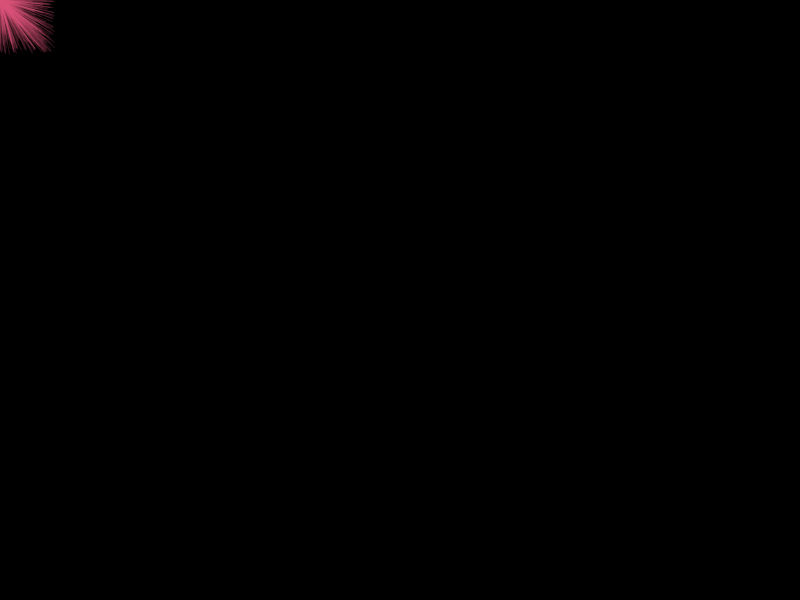
Frame 1 (no input)
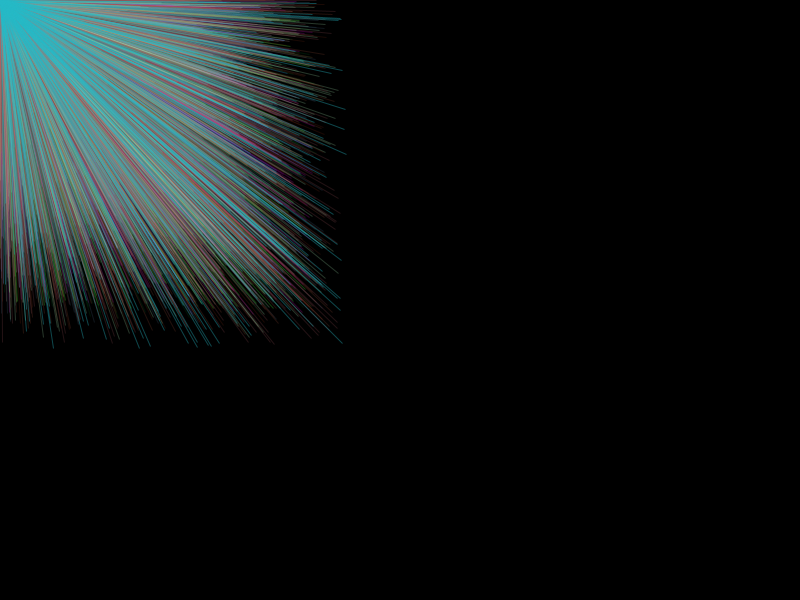
Frame 60 (the mouse pressed at the canvas centre just before this capture)
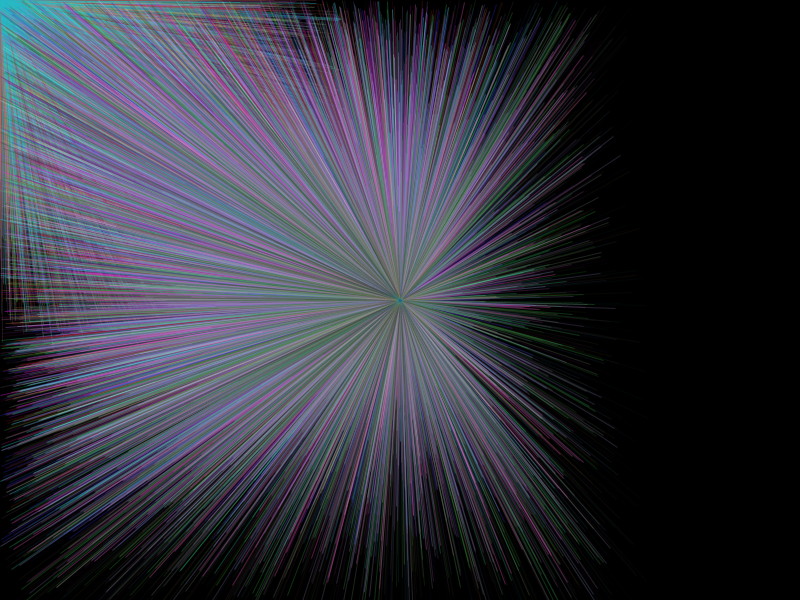
Frame 120 (the mouse held since frame 60 and released just before this capture)

The Processing sketch that drew these frames (run headless with seeded random() and noise(); from frame 60 on, the mouse is pressed at the canvas centre):

// Processing sketch: processing_14864
// ── processing_14864.pde

int a;
void setup() {
  a = 50;
  size(800,600);
  background(0);
}

void draw() {
  a = a+5;
fill(random(255), random(255),random(255),random(100));
stroke (random(255), random(255),random(255),random(100));
quad (mouseX,mouseY,mouseX,mouseY,mouseX,mouseY,random(a),random(a));
quad (mouseX,mouseY,mouseX,mouseY,mouseX,mouseY,random(a),random(a));
quad (mouseX,mouseY,mouseX,mouseY,mouseX,mouseY,random(a),random(a));
quad (mouseX,mouseY,mouseX,mouseY,mouseX,mouseY,random(a),random(a));
quad (mouseX,mouseY,mouseX,mouseY,mouseX,mouseY,random(a),random(a));
quad (mouseX,mouseY,mouseX,mouseY,mouseX,mouseY,random(a),random(a));
quad (mouseX,mouseY,mouseX,mouseY,mouseX,mouseY,random(a),random(a));
quad (mouseX,mouseY,mouseX,mouseY,mouseX,mouseY,random(a),random(a));
quad (mouseX,mouseY,mouseX,mouseY,mouseX,mouseY,random(a),random(a));
quad (mouseX,mouseY,mouseX,mouseY,mouseX,mouseY,random(a),random(a));
quad (mouseX,mouseY,mouseX,mouseY,mouseX,mouseY,random(a),random(a));
quad (mouseX,mouseY,mouseX,mouseY,mouseX,mouseY,random(a),random(a));
quad (mouseX,mouseY,mouseX,mouseY,mouseX,mouseY,random(a),random(a));
quad (mouseX,mouseY,mouseX,mouseY,mouseX,mouseY,random(a),random(a));
quad (mouseX,mouseY,mouseX,mouseY,mouseX,mouseY,random(a),random(a));
quad (mouseX,mouseY,mouseX,mouseY,mouseX,mouseY,random(a),random(a));
quad (mouseX,mouseY,mouseX,mouseY,mouseX,mouseY,random(a),random(a));
quad (mouseX,mouseY,mouseX,mouseY,mouseX,mouseY,random(a),random(a));
quad (mouseX,mouseY,mouseX,mouseY,mouseX,mouseY,random(a),random(a));
quad (mouseX,mouseY,mouseX,mouseY,mouseX,mouseY,random(a),random(a));
quad (mouseX,mouseY,mouseX,mouseY,mouseX,mouseY,random(a),random(a));
quad (mouseX,mouseY,mouseX,mouseY,mouseX,mouseY,random(a),random(a));
quad (mouseX,mouseY,mouseX,mouseY,mouseX,mouseY,random(a),random(a));
quad (mouseX,mouseY,mouseX,mouseY,mouseX,mouseY,random(a),random(a));
quad (mouseX,mouseY,mouseX,mouseY,mouseX,mouseY,random(a),random(a));
quad (mouseX,mouseY,mouseX,mouseY,mouseX,mouseY,random(a),random(a));
quad (mouseX,mouseY,mouseX,mouseY,mouseX,mouseY,random(a),random(a));
quad (mouseX,mouseY,mouseX,mouseY,mouseX,mouseY,random(a),random(a));
quad (mouseX,mouseY,mouseX,mouseY,mouseX,mouseY,random(a),random(a));
quad (mouseX,mouseY,mouseX,mouseY,mouseX,mouseY,random(a),random(a));
quad (mouseX,mouseY,mouseX,mouseY,mouseX,mouseY,random(a),random(a));
quad (mouseX,mouseY,mouseX,mouseY,mouseX,mouseY,random(a),random(a));
quad (mouseX,mouseY,mouseX,mouseY,mouseX,mouseY,random(a),random(a));
quad (mouseX,mouseY,mouseX,mouseY,mouseX,mouseY,random(a),random(a));
quad (mouseX,mouseY,mouseX,mouseY,mouseX,mouseY,random(a),random(a));
quad (mouseX,mouseY,mouseX,mouseY,mouseX,mouseY,random(a),random(a));
quad (mouseX,mouseY,mouseX,mouseY,mouseX,mouseY,random(a),random(a));
quad (mouseX,mouseY,mouseX,mouseY,mouseX,mouseY,random(a),random(a));
quad (mouseX,mouseY,mouseX,mouseY,mouseX,mouseY,random(a),random(a));
quad (mouseX,mouseY,mouseX,mouseY,mouseX,mouseY,random(a),random(a));
quad (mouseX,mouseY,mouseX,mouseY,mouseX,mouseY,random(a),random(a));
quad (mouseX,mouseY,mouseX,mouseY,mouseX,mouseY,random(a),random(a));
quad (mouseX,mouseY,mouseX,mouseY,mouseX,mouseY,random(a),random(a));
quad (mouseX,mouseY,mouseX,mouseY,mouseX,mouseY,random(a),random(a));
quad (mouseX,mouseY,mouseX,mouseY,mouseX,mouseY,random(a),random(a));
quad (mouseX,mouseY,mouseX,mouseY,mouseX,mouseY,random(a),random(a));
quad (mouseX,mouseY,mouseX,mouseY,mouseX,mouseY,random(a),random(a));
quad (mouseX,mouseY,mouseX,mouseY,mouseX,mouseY,random(a),random(a));
quad (mouseX,mouseY,mouseX,mouseY,mouseX,mouseY,random(a),random(a));
quad (mouseX,mouseY,mouseX,mouseY,mouseX,mouseY,random(a),random(a));
quad (mouseX,mouseY,mouseX,mouseY,mouseX,mouseY,random(a),random(a));
quad (mouseX,mouseY,mouseX,mouseY,mouseX,mouseY,random(a),random(a));
quad (mouseX,mouseY,mouseX,mouseY,mouseX,mouseY,random(a),random(a));
quad (mouseX,mouseY,mouseX,mouseY,mouseX,mouseY,random(a),random(a));
quad (mouseX,mouseY,mouseX,mouseY,mouseX,mouseY,random(a),random(a));
quad (mouseX,mouseY,mouseX,mouseY,mouseX,mouseY,random(a),random(a));
quad (mouseX,mouseY,mouseX,mouseY,mouseX,mouseY,random(a),random(a));
quad (mouseX,mouseY,mouseX,mouseY,mouseX,mouseY,random(a),random(a));
quad (mouseX,mouseY,mouseX,mouseY,mouseX,mouseY,random(a),random(a));
quad (mouseX,mouseY,mouseX,mouseY,mouseX,mouseY,random(a),random(a));
quad (mouseX,mouseY,mouseX,mouseY,mouseX,mouseY,random(a),random(a));
quad (mouseX,mouseY,mouseX,mouseY,mouseX,mouseY,random(a),random(a));
quad (mouseX,mouseY,mouseX,mouseY,mouseX,mouseY,random(a),random(a));
quad (mouseX,mouseY,mouseX,mouseY,mouseX,mouseY,random(a),random(a));
quad (mouseX,mouseY,mouseX,mouseY,mouseX,mouseY,random(a),random(a));
quad (mouseX,mouseY,mouseX,mouseY,mouseX,mouseY,random(a),random(a));
quad (mouseX,mouseY,mouseX,mouseY,mouseX,mouseY,random(a),random(a));
quad (mouseX,mouseY,mouseX,mouseY,mouseX,mouseY,random(a),random(a));
quad (mouseX,mouseY,mouseX,mouseY,mouseX,mouseY,random(a),random(a));
quad (mouseX,mouseY,mouseX,mouseY,mouseX,mouseY,random(a),random(a));
quad (mouseX,mouseY,mouseX,mouseY,mouseX,mouseY,random(a),random(a));
quad (mouseX,mouseY,mouseX,mouseY,mouseX,mouseY,random(a),random(a));
quad (mouseX,mouseY,mouseX,mouseY,mouseX,mouseY,random(a),random(a));
quad (mouseX,mouseY,mouseX,mouseY,mouseX,mouseY,random(a),random(a));
quad (mouseX,mouseY,mouseX,mouseY,mouseX,mouseY,random(a),random(a));
quad (mouseX,mouseY,mouseX,mouseY,mouseX,mouseY,random(a),random(a));
quad (mouseX,mouseY,mouseX,mouseY,mouseX,mouseY,random(a),random(a));
quad (mouseX,mouseY,mouseX,mouseY,mouseX,mouseY,random(a),random(a));
quad (mouseX,mouseY,mouseX,mouseY,mouseX,mouseY,random(a),random(a));
quad (mouseX,mouseY,mouseX,mouseY,mouseX,mouseY,random(a),random(a));
quad (mouseX,mouseY,mouseX,mouseY,mouseX,mouseY,random(a),random(a));
quad (mouseX,mouseY,mouseX,mouseY,mouseX,mouseY,random(a),random(a));
quad (mouseX,mouseY,mouseX,mouseY,mouseX,mouseY,random(a),random(a));
quad (mouseX,mouseY,mouseX,mouseY,mouseX,mouseY,random(a),random(a));
quad (mouseX,mouseY,mouseX,mouseY,mouseX,mouseY,random(a),random(a));
quad (mouseX,mouseY,mouseX,mouseY,mouseX,mouseY,random(a),random(a));
quad (mouseX,mouseY,mouseX,mouseY,mouseX,mouseY,random(a),random(a));
quad (mouseX,mouseY,mouseX,mouseY,mouseX,mouseY,random(a),random(a));
quad (mouseX,mouseY,mouseX,mouseY,mouseX,mouseY,random(a),random(a));
quad (mouseX,mouseY,mouseX,mouseY,mouseX,mouseY,random(a),random(a));
quad (mouseX,mouseY,mouseX,mouseY,mouseX,mouseY,random(a),random(a));
quad (mouseX,mouseY,mouseX,mouseY,mouseX,mouseY,random(a),random(a));
quad (mouseX,mouseY,mouseX,mouseY,mouseX,mouseY,random(a),random(a));
quad (mouseX,mouseY,mouseX,mouseY,mouseX,mouseY,random(a),random(a));
quad (mouseX,mouseY,mouseX,mouseY,mouseX,mouseY,random(a),random(a));
quad (mouseX,mouseY,mouseX,mouseY,mouseX,mouseY,random(a),random(a));
quad (mouseX,mouseY,mouseX,mouseY,mouseX,mouseY,random(a),random(a));
quad (mouseX,mouseY,mouseX,mouseY,mouseX,mouseY,random(a),random(a));
quad (mouseX,mouseY,mouseX,mouseY,mouseX,mouseY,random(a),random(a));
quad (mouseX,mouseY,mouseX,mouseY,mouseX,mouseY,random(a),random(a));
quad (mouseX,mouseY,mouseX,mouseY,mouseX,mouseY,random(a),random(a));
quad (mouseX,mouseY,mouseX,mouseY,mouseX,mouseY,random(a),random(a));
quad (mouseX,mouseY,mouseX,mouseY,mouseX,mouseY,random(a),random(a));
quad (mouseX,mouseY,mouseX,mouseY,mouseX,mouseY,random(a),random(a));
quad (mouseX,mouseY,mouseX,mouseY,mouseX,mouseY,random(a),random(a));
quad (mouseX,mouseY,mouseX,mouseY,mouseX,mouseY,random(a),random(a));
quad (mouseX,mouseY,mouseX,mouseY,mouseX,mouseY,random(a),random(a));
quad (mouseX,mouseY,mouseX,mouseY,mouseX,mouseY,random(a),random(a));
quad (mouseX,mouseY,mouseX,mouseY,mouseX,mouseY,random(a),random(a));
quad (mouseX,mouseY,mouseX,mouseY,mouseX,mouseY,random(a),random(a));
quad (mouseX,mouseY,mouseX,mouseY,mouseX,mouseY,random(a),random(a));
quad (mouseX,mouseY,mouseX,mouseY,mouseX,mouseY,random(a),random(a));
quad (mouseX,mouseY,mouseX,mouseY,mouseX,mouseY,random(a),random(a));
quad (mouseX,mouseY,mouseX,mouseY,mouseX,mouseY,random(a),random(a));
quad (mouseX,mouseY,mouseX,mouseY,mouseX,mouseY,random(a),random(a));
quad (mouseX,mouseY,mouseX,mouseY,mouseX,mouseY,random(a),random(a));
quad (mouseX,mouseY,mouseX,mouseY,mouseX,mouseY,random(a),random(a));
quad (mouseX,mouseY,mouseX,mouseY,mouseX,mouseY,random(a),random(a));
quad (mouseX,mouseY,mouseX,mouseY,mouseX,mouseY,random(a),random(a));
quad (mouseX,mouseY,mouseX,mouseY,mouseX,mouseY,random(a),random(a));
quad (mouseX,mouseY,mouseX,mouseY,mouseX,mouseY,random(a),random(a));
quad (mouseX,mouseY,mouseX,mouseY,mouseX,mouseY,random(a),random(a));
quad (mouseX,mouseY,mouseX,mouseY,mouseX,mouseY,random(a),random(a));
quad (mouseX,mouseY,mouseX,mouseY,mouseX,mouseY,random(a),random(a));
quad (mouseX,mouseY,mouseX,mouseY,mouseX,mouseY,random(a),random(a));
quad (mouseX,mouseY,mouseX,mouseY,mouseX,mouseY,random(a),random(a));
quad (mouseX,mouseY,mouseX,mouseY,mouseX,mouseY,random(a),random(a));
quad (mouseX,mouseY,mouseX,mouseY,mouseX,mouseY,random(a),random(a));
quad (mouseX,mouseY,mouseX,mouseY,mouseX,mouseY,random(a),random(a));
quad (mouseX,mouseY,mouseX,mouseY,mouseX,mouseY,random(a),random(a));
quad (mouseX,mouseY,mouseX,mouseY,mouseX,mouseY,random(a),random(a));
quad (mouseX,mouseY,mouseX,mouseY,mouseX,mouseY,random(a),random(a));
quad (mouseX,mouseY,mouseX,mouseY,mouseX,mouseY,random(a),random(a));
quad (mouseX,mouseY,mouseX,mouseY,mouseX,mouseY,random(a),random(a));
quad (mouseX,mouseY,mouseX,mouseY,mouseX,mouseY,random(a),random(a));
quad (mouseX,mouseY,mouseX,mouseY,mouseX,mouseY,random(a),random(a));
quad (mouseX,mouseY,mouseX,mouseY,mouseX,mouseY,random(a),random(a));
quad (mouseX,mouseY,mouseX,mouseY,mouseX,mouseY,random(a),random(a));
quad (mouseX,mouseY,mouseX,mouseY,mouseX,mouseY,random(a),random(a));
quad (mouseX,mouseY,mouseX,mouseY,mouseX,mouseY,random(a),random(a));
quad (mouseX,mouseY,mouseX,mouseY,mouseX,mouseY,random(a),random(a));
quad (mouseX,mouseY,mouseX,mouseY,mouseX,mouseY,random(a),random(a));
quad (mouseX,mouseY,mouseX,mouseY,mouseX,mouseY,random(a),random(a));
quad (mouseX,mouseY,mouseX,mouseY,mouseX,mouseY,random(a),random(a));
quad (mouseX,mouseY,mouseX,mouseY,mouseX,mouseY,random(a),random(a));
quad (mouseX,mouseY,mouseX,mouseY,mouseX,mouseY,random(a),random(a));
quad (mouseX,mouseY,mouseX,mouseY,mouseX,mouseY,random(a),random(a));
quad (mouseX,mouseY,mouseX,mouseY,mouseX,mouseY,random(a),random(a));
quad (mouseX,mouseY,mouseX,mouseY,mouseX,mouseY,random(a),random(a));
quad (mouseX,mouseY,mouseX,mouseY,mouseX,mouseY,random(a),random(a));
quad (mouseX,mouseY,mouseX,mouseY,mouseX,mouseY,random(a),random(a));
quad (mouseX,mouseY,mouseX,mouseY,mouseX,mouseY,random(a),random(a));
quad (mouseX,mouseY,mouseX,mouseY,mouseX,mouseY,random(a),random(a));
quad (mouseX,mouseY,mouseX,mouseY,mouseX,mouseY,random(a),random(a));
quad (mouseX,mouseY,mouseX,mouseY,mouseX,mouseY,random(a),random(a));
quad (mouseX,mouseY,mouseX,mouseY,mouseX,mouseY,random(a),random(a));
quad (mouseX,mouseY,mouseX,mouseY,mouseX,mouseY,random(a),random(a));
quad (mouseX,mouseY,mouseX,mouseY,mouseX,mouseY,random(a),random(a));
quad (mouseX,mouseY,mouseX,mouseY,mouseX,mouseY,random(a),random(a));
quad (mouseX,mouseY,mouseX,mouseY,mouseX,mouseY,random(a),random(a));
quad (mouseX,mouseY,mouseX,mouseY,mouseX,mouseY,random(a),random(a));
quad (mouseX,mouseY,mouseX,mouseY,mouseX,mouseY,random(a),random(a));
quad (mouseX,mouseY,mouseX,mouseY,mouseX,mouseY,random(a),random(a));
quad (mouseX,mouseY,mouseX,mouseY,mouseX,mouseY,random(a),random(a));
quad (mouseX,mouseY,mouseX,mouseY,mouseX,mouseY,random(a),random(a));
quad (mouseX,mouseY,mouseX,mouseY,mouseX,mouseY,random(a),random(a));
quad (mouseX,mouseY,mouseX,mouseY,mouseX,mouseY,random(a),random(a));
quad (mouseX,mouseY,mouseX,mouseY,mouseX,mouseY,random(a),random(a));
quad (mouseX,mouseY,mouseX,mouseY,mouseX,mouseY,random(a),random(a));
quad (mouseX,mouseY,mouseX,mouseY,mouseX,mouseY,random(a),random(a));
quad (mouseX,mouseY,mouseX,mouseY,mouseX,mouseY,random(a),random(a));
quad (mouseX,mouseY,mouseX,mouseY,mouseX,mouseY,random(a),random(a));
quad (mouseX,mouseY,mouseX,mouseY,mouseX,mouseY,random(a),random(a));
quad (mouseX,mouseY,mouseX,mouseY,mouseX,mouseY,random(a),random(a));
quad (mouseX,mouseY,mouseX,mouseY,mouseX,mouseY,random(a),random(a));
quad (mouseX,mouseY,mouseX,mouseY,mouseX,mouseY,random(a),random(a));
quad (mouseX,mouseY,mouseX,mouseY,mouseX,mouseY,random(a),random(a));
quad (mouseX,mouseY,mouseX,mouseY,mouseX,mouseY,random(a),random(a));
quad (mouseX,mouseY,mouseX,mouseY,mouseX,mouseY,random(a),random(a));
quad (mouseX,mouseY,mouseX,mouseY,mouseX,mouseY,random(a),random(a));
quad (mouseX,mouseY,mouseX,mouseY,mouseX,mouseY,random(a),random(a));
quad (mouseX,mouseY,mouseX,mouseY,mouseX,mouseY,random(a),random(a));
quad (mouseX,mouseY,mouseX,mouseY,mouseX,mouseY,random(a),random(a));
quad (mouseX,mouseY,mouseX,mouseY,mouseX,mouseY,random(a),random(a));
quad (mouseX,mouseY,mouseX,mouseY,mouseX,mouseY,random(a),random(a));
quad (mouseX,mouseY,mouseX,mouseY,mouseX,mouseY,random(a),random(a));
quad (mouseX,mouseY,mouseX,mouseY,mouseX,mouseY,random(a),random(a));
quad (mouseX,mouseY,mouseX,mouseY,mouseX,mouseY,random(a),random(a));
quad (mouseX,mouseY,mouseX,mouseY,mouseX,mouseY,random(a),random(a));
quad (mouseX,mouseY,mouseX,mouseY,mouseX,mouseY,random(a),random(a));
quad (mouseX,mouseY,mouseX,mouseY,mouseX,mouseY,random(a),random(a));
quad (mouseX,mouseY,mouseX,mouseY,mouseX,mouseY,random(a),random(a));
quad (mouseX,mouseY,mouseX,mouseY,mouseX,mouseY,random(a),random(a));
quad (mouseX,mouseY,mouseX,mouseY,mouseX,mouseY,random(a),random(a));
quad (mouseX,mouseY,mouseX,mouseY,mouseX,mouseY,random(a),random(a));
quad (mouseX,mouseY,mouseX,mouseY,mouseX,mouseY,random(a),random(a));
quad (mouseX,mouseY,mouseX,mouseY,mouseX,mouseY,random(a),random(a));
quad (mouseX,mouseY,mouseX,mouseY,mouseX,mouseY,random(a),random(a));
quad (mouseX,mouseY,mouseX,mouseY,mouseX,mouseY,random(a),random(a));
quad (mouseX,mouseY,mouseX,mouseY,mouseX,mouseY,random(a),random(a));
quad (mouseX,mouseY,mouseX,mouseY,mouseX,mouseY,random(a),random(a));
quad (mouseX,mouseY,mouseX,mouseY,mouseX,mouseY,random(a),random(a));
quad (mouseX,mouseY,mouseX,mouseY,mouseX,mouseY,random(a),random(a));
quad (mouseX,mouseY,mouseX,mouseY,mouseX,mouseY,random(a),random(a));
quad (mouseX,mouseY,mouseX,mouseY,mouseX,mouseY,random(a),random(a));
quad (mouseX,mouseY,mouseX,mouseY,mouseX,mouseY,random(a),random(a));
quad (mouseX,mouseY,mouseX,mouseY,mouseX,mouseY,random(a),random(a));
quad (mouseX,mouseY,mouseX,mouseY,mouseX,mouseY,random(a),random(a));
quad (mouseX,mouseY,mouseX,mouseY,mouseX,mouseY,random(a),random(a));
quad (mouseX,mouseY,mouseX,mouseY,mouseX,mouseY,random(a),random(a));
quad (mouseX,mouseY,mouseX,mouseY,mouseX,mouseY,random(a),random(a));
quad (mouseX,mouseY,mouseX,mouseY,mouseX,mouseY,random(a),random(a));
quad (mouseX,mouseY,mouseX,mouseY,mouseX,mouseY,random(a),random(a));
quad (mouseX,mouseY,mouseX,mouseY,mouseX,mouseY,random(a),random(a));
quad (mouseX,mouseY,mouseX,mouseY,mouseX,mouseY,random(a),random(a));
quad (mouseX,mouseY,mouseX,mouseY,mouseX,mouseY,random(a),random(a));
quad (mouseX,mouseY,mouseX,mouseY,mouseX,mouseY,random(a),random(a));
quad (mouseX,mouseY,mouseX,mouseY,mouseX,mouseY,random(a),random(a));
quad (mouseX,mouseY,mouseX,mouseY,mouseX,mouseY,random(a),random(a));
quad (mouseX,mouseY,mouseX,mouseY,mouseX,mouseY,random(a),random(a));
quad (mouseX,mouseY,mouseX,mouseY,mouseX,mouseY,random(a),random(a));
quad (mouseX,mouseY,mouseX,mouseY,mouseX,mouseY,random(a),random(a));
quad (mouseX,mouseY,mouseX,mouseY,mouseX,mouseY,random(a),random(a));
quad (mouseX,mouseY,mouseX,mouseY,mouseX,mouseY,random(a),random(a));
quad (mouseX,mouseY,mouseX,mouseY,mouseX,mouseY,random(a),random(a));
quad (mouseX,mouseY,mouseX,mouseY,mouseX,mouseY,random(a),random(a));
quad (mouseX,mouseY,mouseX,mouseY,mouseX,mouseY,random(a),random(a));
quad (mouseX,mouseY,mouseX,mouseY,mouseX,mouseY,random(a),random(a));
quad (mouseX,mouseY,mouseX,mouseY,mouseX,mouseY,random(a),random(a));
quad (mouseX,mouseY,mouseX,mouseY,mouseX,mouseY,random(a),random(a));
quad (mouseX,mouseY,mouseX,mouseY,mouseX,mouseY,random(a),random(a));
quad (mouseX,mouseY,mouseX,mouseY,mouseX,mouseY,random(a),random(a));
quad (mouseX,mouseY,mouseX,mouseY,mouseX,mouseY,random(a),random(a));
quad (mouseX,mouseY,mouseX,mouseY,mouseX,mouseY,random(a),random(a));
quad (mouseX,mouseY,mouseX,mouseY,mouseX,mouseY,random(a),random(a));
quad (mouseX,mouseY,mouseX,mouseY,mouseX,mouseY,random(a),random(a));
quad (mouseX,mouseY,mouseX,mouseY,mouseX,mouseY,random(a),random(a));
quad (mouseX,mouseY,mouseX,mouseY,mouseX,mouseY,random(a),random(a));
quad (mouseX,mouseY,mouseX,mouseY,mouseX,mouseY,random(a),random(a));
quad (mouseX,mouseY,mouseX,mouseY,mouseX,mouseY,random(a),random(a));
quad (mouseX,mouseY,mouseX,mouseY,mouseX,mouseY,random(a),random(a));
quad (mouseX,mouseY,mouseX,mouseY,mouseX,mouseY,random(a),random(a));
quad (mouseX,mouseY,mouseX,mouseY,mouseX,mouseY,random(a),random(a));
quad (mouseX,mouseY,mouseX,mouseY,mouseX,mouseY,random(a),random(a));
quad (mouseX,mouseY,mouseX,mouseY,mouseX,mouseY,random(a),random(a));
quad (mouseX,mouseY,mouseX,mouseY,mouseX,mouseY,random(a),random(a));
quad (mouseX,mouseY,mouseX,mouseY,mouseX,mouseY,random(a),random(a));
quad (mouseX,mouseY,mouseX,mouseY,mouseX,mouseY,random(a),random(a));
quad (mouseX,mouseY,mouseX,mouseY,mouseX,mouseY,random(a),random(a));
quad (mouseX,mouseY,mouseX,mouseY,mouseX,mouseY,random(a),random(a));
quad (mouseX,mouseY,mouseX,mouseY,mouseX,mouseY,random(a),random(a));
quad (mouseX,mouseY,mouseX,mouseY,mouseX,mouseY,random(a),random(a));
quad (mouseX,mouseY,mouseX,mouseY,mouseX,mouseY,random(a),random(a));
quad (mouseX,mouseY,mouseX,mouseY,mouseX,mouseY,random(a),random(a));
quad (mouseX,mouseY,mouseX,mouseY,mouseX,mouseY,random(a),random(a));
quad (mouseX,mouseY,mouseX,mouseY,mouseX,mouseY,random(a),random(a));
quad (mouseX,mouseY,mouseX,mouseY,mouseX,mouseY,random(a),random(a));
quad (mouseX,mouseY,mouseX,mouseY,mouseX,mouseY,random(a),random(a));
quad (mouseX,mouseY,mouseX,mouseY,mouseX,mouseY,random(a),random(a));
quad (mouseX,mouseY,mouseX,mouseY,mouseX,mouseY,random(a),random(a));
quad (mouseX,mouseY,mouseX,mouseY,mouseX,mouseY,random(a),random(a));
quad (mouseX,mouseY,mouseX,mouseY,mouseX,mouseY,random(a),random(a));
quad (mouseX,mouseY,mouseX,mouseY,mouseX,mouseY,random(a),random(a));
quad (mouseX,mouseY,mouseX,mouseY,mouseX,mouseY,random(a),random(a));
quad (mouseX,mouseY,mouseX,mouseY,mouseX,mouseY,random(a),random(a));
quad (mouseX,mouseY,mouseX,mouseY,mouseX,mouseY,random(a),random(a));
quad (mouseX,mouseY,mouseX,mouseY,mouseX,mouseY,random(a),random(a));
quad (mouseX,mouseY,mouseX,mouseY,mouseX,mouseY,random(a),random(a));
quad (mouseX,mouseY,mouseX,mouseY,mouseX,mouseY,random(a),random(a));
quad (mouseX,mouseY,mouseX,mouseY,mouseX,mouseY,random(a),random(a));
quad (mouseX,mouseY,mouseX,mouseY,mouseX,mouseY,random(a),random(a));
quad (mouseX,mouseY,mouseX,mouseY,mouseX,mouseY,random(a),random(a));
quad (mouseX,mouseY,mouseX,mouseY,mouseX,mouseY,random(a),random(a));
quad (mouseX,mouseY,mouseX,mouseY,mouseX,mouseY,random(a),random(a));
quad (mouseX,mouseY,mouseX,mouseY,mouseX,mouseY,random(a),random(a));
quad (mouseX,mouseY,mouseX,mouseY,mouseX,mouseY,random(a),random(a));
quad (mouseX,mouseY,mouseX,mouseY,mouseX,mouseY,random(a),random(a));
quad (mouseX,mouseY,mouseX,mouseY,mouseX,mouseY,random(a),random(a));
quad (mouseX,mouseY,mouseX,mouseY,mouseX,mouseY,random(a),random(a));
quad (mouseX,mouseY,mouseX,mouseY,mouseX,mouseY,random(a),random(a));
quad (mouseX,mouseY,mouseX,mouseY,mouseX,mouseY,random(a),random(a));
quad (mouseX,mouseY,mouseX,mouseY,mouseX,mouseY,random(a),random(a));
quad (mouseX,mouseY,mouseX,mouseY,mouseX,mouseY,random(a),random(a));
quad (mouseX,mouseY,mouseX,mouseY,mouseX,mouseY,random(a),random(a));
quad (mouseX,mouseY,mouseX,mouseY,mouseX,mouseY,random(a),random(a));
quad (mouseX,mouseY,mouseX,mouseY,mouseX,mouseY,random(a),random(a));
quad (mouseX,mouseY,mouseX,mouseY,mouseX,mouseY,random(a),random(a));
quad (mouseX,mouseY,mouseX,mouseY,mouseX,mouseY,random(a),random(a));
quad (mouseX,mouseY,mouseX,mouseY,mouseX,mouseY,random(a),random(a));
quad (mouseX,mouseY,mouseX,mouseY,mouseX,mouseY,random(a),random(a));
quad (mouseX,mouseY,mouseX,mouseY,mouseX,mouseY,random(a),random(a));
quad (mouseX,mouseY,mouseX,mouseY,mouseX,mouseY,random(a),random(a));
quad (mouseX,mouseY,mouseX,mouseY,mouseX,mouseY,random(a),random(a));
quad (mouseX,mouseY,mouseX,mouseY,mouseX,mouseY,random(a),random(a));
quad (mouseX,mouseY,mouseX,mouseY,mouseX,mouseY,random(a),random(a));
quad (mouseX,mouseY,mouseX,mouseY,mouseX,mouseY,random(a),random(a));
quad (mouseX,mouseY,mouseX,mouseY,mouseX,mouseY,random(a),random(a));
quad (mouseX,mouseY,mouseX,mouseY,mouseX,mouseY,random(a),random(a));
quad (mouseX,mouseY,mouseX,mouseY,mouseX,mouseY,random(a),random(a));
quad (mouseX,mouseY,mouseX,mouseY,mouseX,mouseY,random(a),random(a));
quad (mouseX,mouseY,mouseX,mouseY,mouseX,mouseY,random(a),random(a));
quad (mouseX,mouseY,mouseX,mouseY,mouseX,mouseY,random(a),random(a));
quad (mouseX,mouseY,mouseX,mouseY,mouseX,mouseY,random(a),random(a));
quad (mouseX,mouseY,mouseX,mouseY,mouseX,mouseY,random(a),random(a));
quad (mouseX,mouseY,mouseX,mouseY,mouseX,mouseY,random(a),random(a));
quad (mouseX,mouseY,mouseX,mouseY,mouseX,mouseY,random(a),random(a));
quad (mouseX,mouseY,mouseX,mouseY,mouseX,mouseY,random(a),random(a));
quad (mouseX,mouseY,mouseX,mouseY,mouseX,mouseY,random(a),random(a));
quad (mouseX,mouseY,mouseX,mouseY,mouseX,mouseY,random(a),random(a));
quad (mouseX,mouseY,mouseX,mouseY,mouseX,mouseY,random(a),random(a));
quad (mouseX,mouseY,mouseX,mouseY,mouseX,mouseY,random(a),random(a));
quad (mouseX,mouseY,mouseX,mouseY,mouseX,mouseY,random(a),random(a));
quad (mouseX,mouseY,mouseX,mouseY,mouseX,mouseY,random(a),random(a));
quad (mouseX,mouseY,mouseX,mouseY,mouseX,mouseY,random(a),random(a));
quad (mouseX,mouseY,mouseX,mouseY,mouseX,mouseY,random(a),random(a));
quad (mouseX,mouseY,mouseX,mouseY,mouseX,mouseY,random(a),random(a));
quad (mouseX,mouseY,mouseX,mouseY,mouseX,mouseY,random(a),random(a));
quad (mouseX,mouseY,mouseX,mouseY,mouseX,mouseY,random(a),random(a));
quad (mouseX,mouseY,mouseX,mouseY,mouseX,mouseY,random(a),random(a));
quad (mouseX,mouseY,mouseX,mouseY,mouseX,mouseY,random(a),random(a));
quad (mouseX,mouseY,mouseX,mouseY,mouseX,mouseY,random(a),random(a));
quad (mouseX,mouseY,mouseX,mouseY,mouseX,mouseY,random(a),random(a));
quad (mouseX,mouseY,mouseX,mouseY,mouseX,mouseY,random(a),random(a));
quad (mouseX,mouseY,mouseX,mouseY,mouseX,mouseY,random(a),random(a));
quad (mouseX,mouseY,mouseX,mouseY,mouseX,mouseY,random(a),random(a));
quad (mouseX,mouseY,mouseX,mouseY,mouseX,mouseY,random(a),random(a));
quad (mouseX,mouseY,mouseX,mouseY,mouseX,mouseY,random(a),random(a));
quad (mouseX,mouseY,mouseX,mouseY,mouseX,mouseY,random(a),random(a));
quad (mouseX,mouseY,mouseX,mouseY,mouseX,mouseY,random(a),random(a));
quad (mouseX,mouseY,mouseX,mouseY,mouseX,mouseY,random(a),random(a));
}
